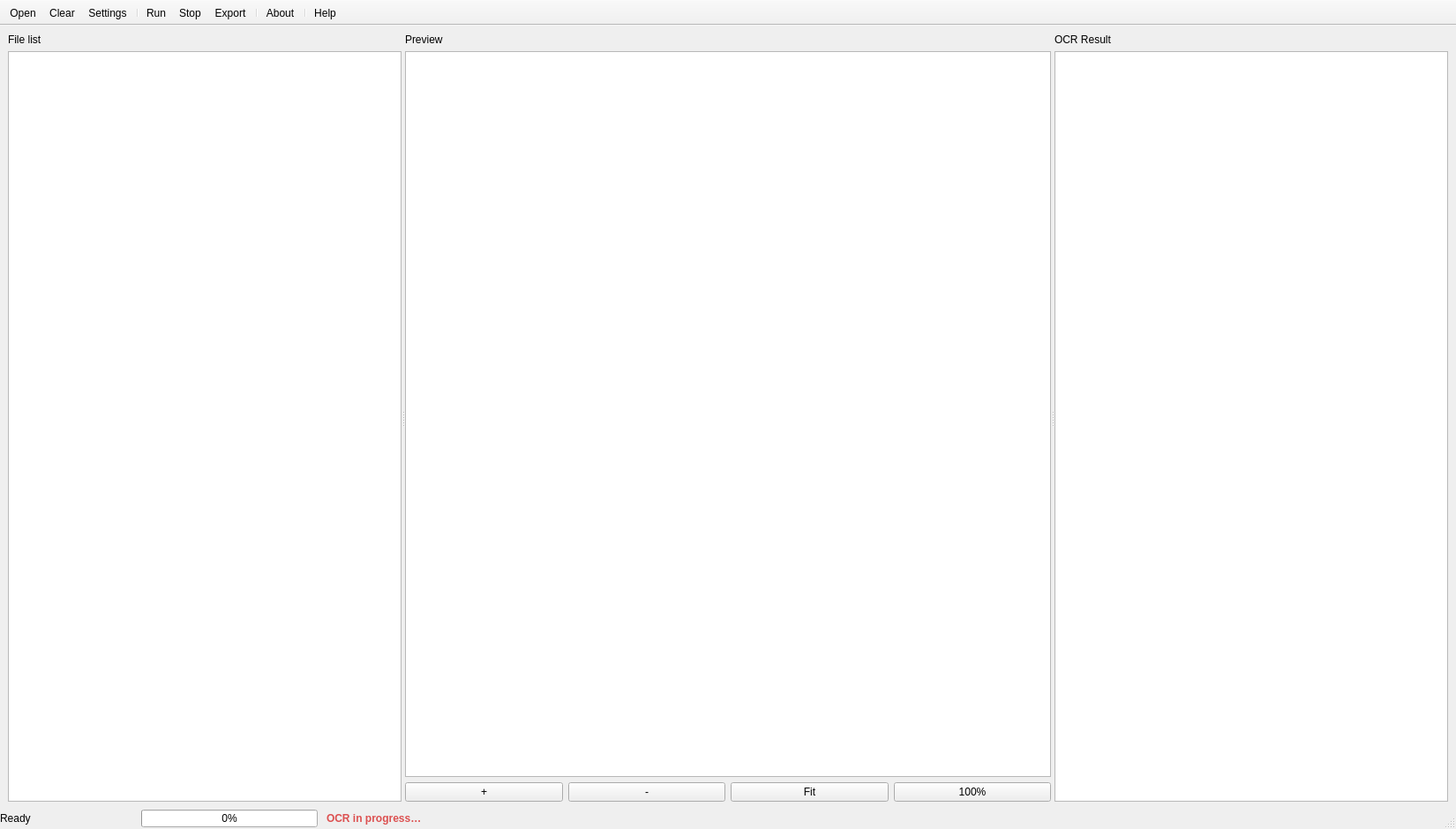
<?xml version="1.0" encoding="UTF-8"?>
<ui version="4.0">
 <class>MainWindow</class>
 <widget class="QMainWindow" name="MainWindow">
  <property name="geometry">
   <rect>
    <x>0</x>
    <y>0</y>
    <width>1650</width>
    <height>940</height>
   </rect>
  </property>
  <property name="windowTitle">
   <string>OCRtoODT GUI</string>
  </property>

  <widget class="QWidget" name="centralwidget">
   <layout class="QVBoxLayout" name="verticalLayoutCentral">
    <property name="spacing">
     <number>6</number>
    </property>

    <item>
     <widget class="QSplitter" name="splitterMain">
      <property name="orientation">
       <enum>Qt::Orientation::Horizontal</enum>
      </property>

      <!-- LEFT -->
      <widget class="QWidget" name="panelLeft">
       <layout class="QVBoxLayout" name="verticalLayoutLeft">
        <item>
         <widget class="QLabel" name="lblFiles">
          <property name="text">
           <string>File list</string>
          </property>
         </widget>
        </item>
        <item>
         <widget class="QListView" name="listFiles"/>
        </item>
       </layout>
      </widget>

      <!-- CENTER -->
      <widget class="QWidget" name="panelCenter">
       <layout class="QVBoxLayout" name="verticalLayoutCenter">
        <item>
         <widget class="QLabel" name="lblPreview">
          <property name="text">
           <string>Preview</string>
          </property>
         </widget>
        </item>
        <item>
         <widget class="QGraphicsView" name="viewPreview">
          <property name="minimumSize">
           <size>
            <width>420</width>
            <height>400</height>
           </size>
          </property>
         </widget>
        </item>
        <item>
         <layout class="QHBoxLayout" name="layoutZoomButtons">
          <item>
           <widget class="QPushButton" name="btnZoomIn">
            <property name="text">
             <string>+</string>
            </property>
           </widget>
          </item>
          <item>
           <widget class="QPushButton" name="btnZoomOut">
            <property name="text">
             <string>-</string>
            </property>
           </widget>
          </item>
          <item>
           <widget class="QPushButton" name="btnZoomFit">
            <property name="text">
             <string>Fit</string>
            </property>
           </widget>
          </item>
          <item>
           <widget class="QPushButton" name="btnZoom100">
            <property name="text">
             <string>100%</string>
            </property>
           </widget>
          </item>
         </layout>
        </item>
       </layout>
      </widget>

      <!-- RIGHT -->
      <widget class="QWidget" name="panelRight">
       <layout class="QVBoxLayout" name="verticalLayoutRight">
        <item>
         <widget class="QLabel" name="lblOcrResultTitle">
          <property name="text">
           <string>OCR Result</string>
          </property>
         </widget>
        </item>

        <!-- Tabs removed, only OCR text list stays -->
        <item>
         <widget class="QListView" name="listOcrText"/>
        </item>
       </layout>
      </widget>

     </widget>
    </item>
   </layout>
  </widget>

  <!-- STATUS BAR -->
  <widget class="QStatusBar" name="statusBar">
   <widget class="QLabel" name="lblStatus">
    <property name="geometry">
     <rect>
      <x>0</x>
      <y>0</y>
      <width>150</width>
      <height>20</height>
     </rect>
    </property>
    <property name="text">
     <string>Ready</string>
    </property>
   </widget>

   <widget class="QProgressBar" name="progressTotal">
    <property name="geometry">
     <rect>
      <x>160</x>
      <y>0</y>
      <width>200</width>
      <height>20</height>
     </rect>
    </property>
    <property name="maximum">
     <number>100</number>
    </property>
    <property name="value">
     <number>0</number>
    </property>
    <property name="textVisible">
     <bool>true</bool>
    </property>
   </widget>

   <widget class="QLabel" name="lblOcrState">
    <property name="geometry">
     <rect>
      <x>370</x>
      <y>0</y>
      <width>200</width>
      <height>20</height>
     </rect>
    </property>
    <property name="visible">
     <bool>false</bool>
    </property>
    <property name="styleSheet">
     <string notr="true">color: rgb(220, 80, 80); font-weight: bold;</string>
    </property>
    <property name="text">
     <string>OCR in progress…</string>
    </property>
   </widget>
  </widget>

  <!-- TOOLBAR (unchanged) -->
  <widget class="QToolBar" name="toolBar">
   <property name="movable">
    <bool>false</bool>
   </property>
   <property name="toolButtonStyle">
    <enum>Qt::ToolButtonStyle::ToolButtonTextUnderIcon</enum>
   </property>
   <property name="floatable">
    <bool>false</bool>
   </property>
   <attribute name="toolBarArea">
    <enum>TopToolBarArea</enum>
   </attribute>
   <attribute name="toolBarBreak">
    <bool>false</bool>
   </attribute>
   <addaction name="actionOpen"/>
   <addaction name="actionClear"/>
   <addaction name="actionSettings"/>
   <addaction name="separator"/>
   <addaction name="actionRun"/>
   <addaction name="actionStop"/>
   <addaction name="actionExport"/>
   <addaction name="separator"/>
   <addaction name="actionAbout"/>
   <addaction name="separator"/>
   <addaction name="actionHelp"/>
  </widget>

  <!-- ACTIONS with icons restored -->
  <action name="actionOpen">
   <property name="icon">
    <iconset resource="../resources/icons.qrc">
     <normaloff>:/icons/icons/open.svg</normaloff>:/icons/icons/open.svg</iconset>
   </property>
   <property name="text">
    <string>Open</string>
   </property>
  </action>

  <action name="actionClear">
   <property name="icon">
    <iconset resource="../resources/icons.qrc">
     <normaloff>:/icons/icons/clear.svg</normaloff>:/icons/icons/clear.svg</iconset>
   </property>
   <property name="text">
    <string>Clear</string>
   </property>
  </action>

  <action name="actionSettings">
   <property name="icon">
    <iconset resource="../resources/icons.qrc">
     <normaloff>:/icons/icons/settings.svg</normaloff>:/icons/icons/settings.svg</iconset>
   </property>
   <property name="text">
    <string>Settings</string>
   </property>
  </action>

  <action name="actionRun">
   <property name="icon">
    <iconset resource="../resources/icons.qrc">
     <normaloff>:/icons/icons/run.svg</normaloff>:/icons/icons/run.svg</iconset>
   </property>
   <property name="text">
    <string>Run</string>
   </property>
  </action>

  <action name="actionStop">
   <property name="icon">
    <iconset resource="../resources/icons.qrc">
     <normaloff>:/icons/icons/stop.svg</normaloff>:/icons/icons/stop.svg</iconset>
   </property>
   <property name="text">
    <string>Stop</string>
   </property>
  </action>

  <action name="actionExport">
   <property name="icon">
    <iconset resource="../resources/icons.qrc">
     <normaloff>:/icons/icons/export.svg</normaloff>:/icons/icons/export.svg</iconset>
   </property>
   <property name="text">
    <string>Export</string>
   </property>
  </action>

  <action name="actionAbout">
   <property name="icon">
    <iconset resource="../resources/icons.qrc">
     <normaloff>:/icons/icons/about.svg</normaloff>:/icons/icons/about.svg</iconset>
   </property>
   <property name="text">
    <string>About</string>
   </property>
  </action>

  <action name="actionHelp">
   <property name="icon">
    <iconset resource="../resources/icons.qrc">
     <normaloff>:/icons/icons/help.svg</normaloff>:/icons/icons/help.svg</iconset>
   </property>
   <property name="text">
    <string>Help</string>
   </property>
  </action>

 </widget>

 <!-- IMPORTANT: resources include restored -->
 <resources>
  <include location="../resources/icons.qrc"/>
 </resources>

 <connections/>
</ui>
